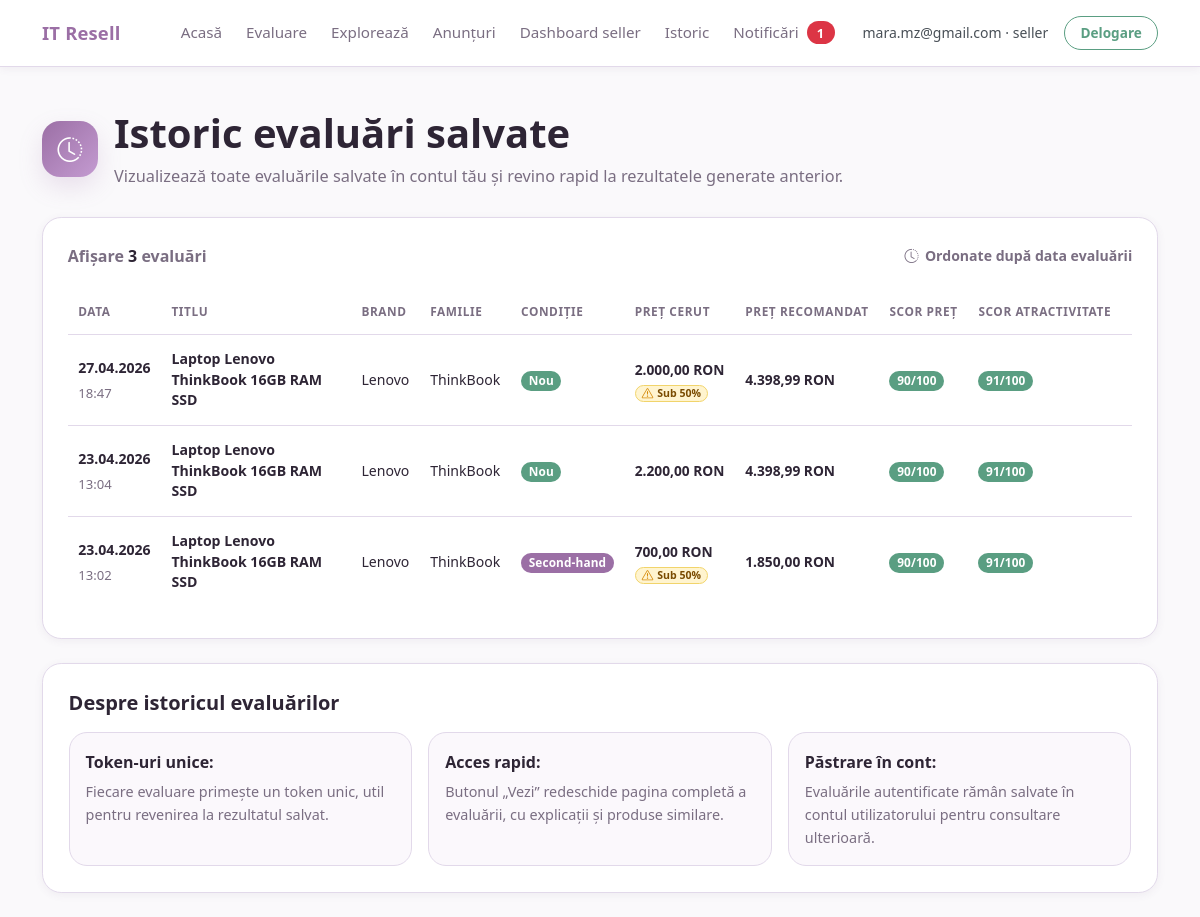
The page /history (signed in) on the database as committed earlier.
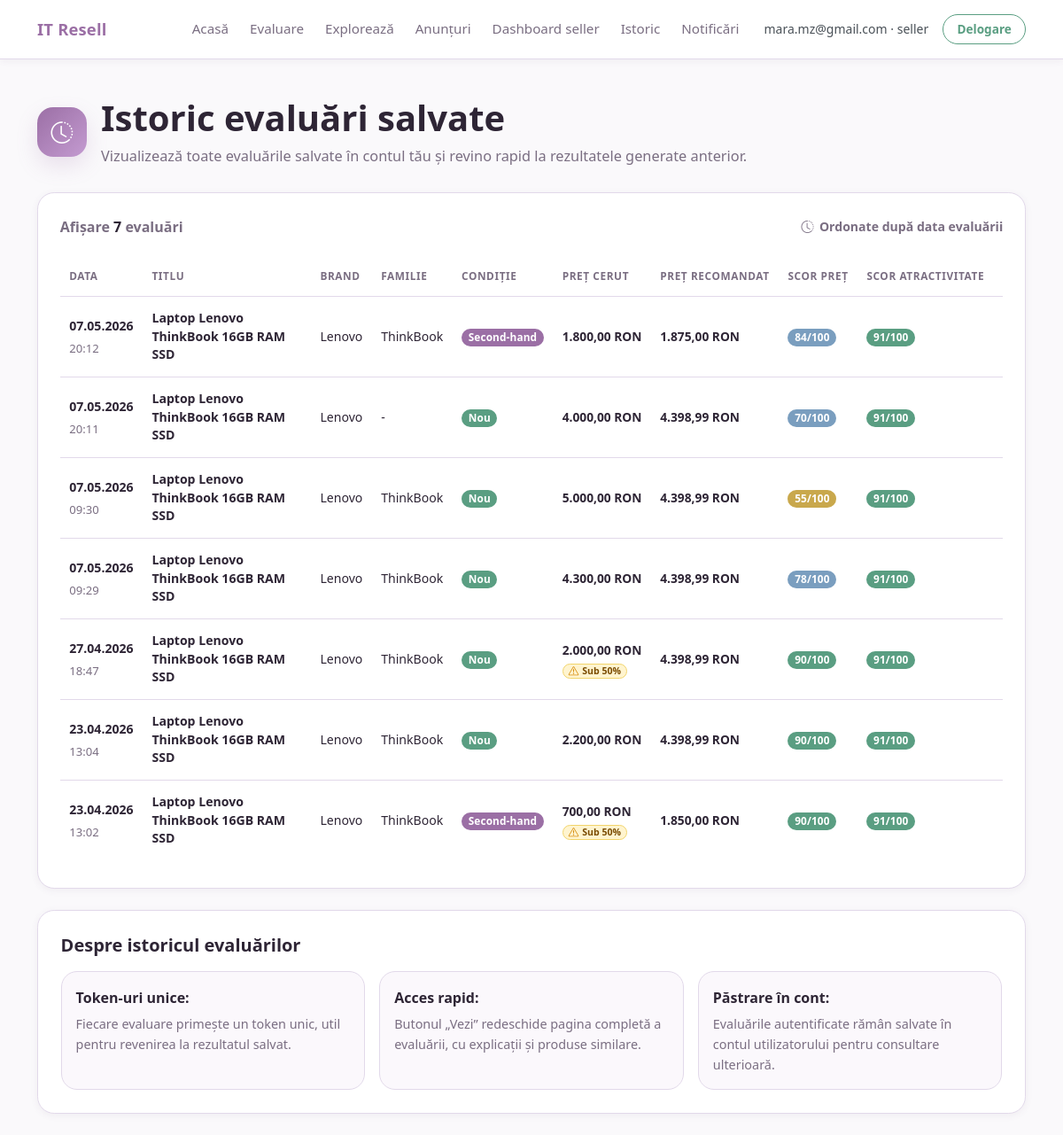
The same page on the database as committed later.
### app/models.py (models this page shows, shortened)
class EvaluationResult(db.Model):
    __tablename__ = "evaluation_results"
    id = db.Column(db.Integer, primary_key=True)
    token = db.Column(db.String(64), unique=True, nullable=False, index=True)
    created_at = db.Column(db.DateTime, default=utc_now, nullable=False)
    input_json = db.Column(db.Text, nullable=False)
    result_json = db.Column(db.Text, nullable=False)
    user_id = db.Column(db.Integer, db.ForeignKey("users.id"), nullable=True)

### app/routes.py (the view)
@main_bp.route("/history")
@role_required(User.ROLE_SELLER, User.ROLE_BUYER, User.ROLE_ADMIN)
def history():
    if current_user.is_admin:
        return redirect(url_for("main.admin_history"))
    rows = list_user_evaluations(current_user.id, limit=30)
    return render_template("history.html", rows=rows)

### app/__init__.py (called while the page is built)
def format_price(value):
    if value is None or value == "":
        return "N/A"
    try:
        return f"{float(value):,.2f} RON".replace(",", "X").replace(".", ",").replace("X", ".")
    except (TypeError, ValueError):
        return str(value)

### app/models.py (called while the page is built)
@login_manager.user_loader
def load_user(user_id):
    try:
        return db.session.get(User, int(user_id))
    except (TypeError, ValueError):
        return None

    @property
    def is_admin(self):
        return self.role == self.ROLE_ADMIN

    @property
    def is_seller(self):
        return self.role == self.ROLE_SELLER

### app/routes.py (called while the page is built)
def role_required(*allowed_roles):
    def decorator(view_func):
        @wraps(view_func)
        @login_required
        def wrapped_view(*args, **kwargs):
            if current_user.role not in allowed_roles:
                flash("Nu ai permisiunea să accesezi această pagină.", "danger")
                return redirect(url_for("main.index"))
            return view_func(*args, **kwargs)
        return wrapped_view
    return decorator

### app/scoring/price_engine.py (called while the page is built)
def _round_price(value: Optional[float]) -> Optional[float]:
    if value is None:
        return None
    return round(float(value), 2)

### app/templates/history.html (shortened to what the changed rows need)
{% extends "base.html" %}
{% block content %}
<div class="history-page-header">
    <div class="history-title-wrap">
        <div>
            <h1 class="history-page-title">Istoric evaluări salvate</h1>
        </div>
    </div>
</div>
<div class="history-table-card">
    <div class="history-table-toolbar">
        <div>
            <span class="history-count-text">
                Afișare <strong>{{ rows|length }}</strong> evaluări
            </span>
        </div>
    </div>
    {% if rows %}
        <div class="history-table-scroll">
            <table class="history-modern-table">
                <thead>
                    <tr>
                        <th>Data</th>
                        <th>Titlu</th>
                        <th>Brand</th>
                        <th>Familie</th>
                        <th>Condiție</th>
                        <th>Preț cerut</th>
                        <th>Preț recomandat</th>
                        <th>Scor preț</th>
                        <th>Scor atractivitate</th>
                        <th>Acțiuni</th>
                    </tr>
                </thead>
                <tbody>
                    {% for row in rows %}
                        {% if row.deal_score is none %}
                            {% set deal_badge_class = "badge-score-na" %}
                        {% elif row.deal_score >= 85 %}
                            {% set deal_badge_class = "badge-score-excellent" %}
                        {% elif row.deal_score >= 65 %}
                            {% set deal_badge_class = "badge-score-good" %}
                        {% elif row.deal_score >= 45 %}
                            {% set deal_badge_class = "badge-score-medium" %}
                        {% else %}
                            {% set deal_badge_class = "badge-score-low" %}
                        {% endif %}
                        {% if row.attractiveness_score is none %}
                            {% set attr_badge_class = "badge-score-na" %}
                        {% elif row.attractiveness_score >= 85 %}
                            {% set attr_badge_class = "badge-score-excellent" %}
                        {% elif row.attractiveness_score >= 65 %}
                            {% set attr_badge_class = "badge-score-good" %}
                        {% elif row.attractiveness_score >= 45 %}
                            {% set attr_badge_class = "badge-score-medium" %}
                        {% else %}
                            {% set attr_badge_class = "badge-score-low" %}
                        {% endif %}
                        <tr>
                            <td class="history-date-cell">
                                {{ row.created_at.strftime("%d.%m.%Y") if row.created_at else "-" }}
                                {% if row.created_at %}
                                    <span>{{ row.created_at.strftime("%H:%M") }}</span>
                                {% endif %}
                            </td>
                            <td class="history-title-cell">
                                {{ row.title or "-" }}
                            </td>
                            <td>{{ row.brand or "-" }}</td>
                            <td>{{ row.model_family or "-" }}</td>
                            <td>
                                {% if row.condition == "used" %}
                                    <span class="badge badge-condition-used">Second-hand</span>
                                {% elif row.condition == "new" %}
                                    <span class="badge badge-condition-new">Nou</span>
                                {% else %}
                                    <span class="badge text-bg-secondary">Necunoscut</span>
                                {% endif %}
                            </td>
                            <td class="history-price-cell">
                                {{ row.price_asked|price }}
                            </td>
                            <td class="history-price-cell history-price-cell--recommended">
                                {{ row.recommended_price|price }}
                            </td>
                            <td>
                                {% if row.deal_score is not none %}
                                    <span class="badge {{ deal_badge_class }}">{{ row.deal_score }}/100</span>
                                {% else %}
                                    <span class="badge badge-score-na">N/A</span>
                                {% endif %}
                            </td>
                            <td>
                                {% if row.attractiveness_score is not none %}
                                    <span class="badge {{ attr_badge_class }}">{{ row.attractiveness_score }}/100</span>
                                {% else %}
                                    <span class="badge badge-score-na">N/A</span>
                                {% endif %}
                            </td>
                            <td class="history-actions-cell">
                            </td>
                        </tr>
                    {% endfor %}
                </tbody>
            </table>
        </div>
    {% endif %}
</div>
<section class="history-info-card">
    <h2>Despre istoricul evaluărilor</h2>
</section>
{% endblock %}

### app/templates/base.html (shortened to what this page needs)
<!doctype html>
<html lang="ro">
<head>
    <link href="https://cdn.jsdelivr.net/npm/bootstrap@5.3.3/dist/css/bootstrap.min.css" rel="stylesheet">
    <link href="https://cdn.jsdelivr.net/npm/bootstrap-icons@1.11.3/font/bootstrap-icons.min.css" rel="stylesheet">
    <link href="{{ url_for('static', filename='css/main.css') }}" rel="stylesheet">
</head>
<body>
    <nav class="navbar navbar-expand-lg navbar-light bg-body-tertiary">
        <div class="container">
            <a class="navbar-brand" href="{{ url_for('main.index') }}">IT Resell</a>
            <div class="collapse navbar-collapse" id="mainNavbar">
                <div class="navbar-nav ms-auto align-items-lg-center">
                    <a class="nav-link" href="{{ url_for('main.index') }}">Acasă</a>
                    <a class="nav-link" href="{{ url_for('main.evaluate') }}">Evaluare</a>
                    <a class="nav-link" href="{{ url_for('main.explore') }}">Explorează</a>
                    <a class="nav-link" href="{{ url_for('main.listings') }}">Anunțuri</a>
                    {% if current_user.is_authenticated %}
                        {% if current_user.is_admin %}
                            <a class="nav-link" href="{{ url_for('main.admin_dashboard') }}">Dashboard admin</a>
                            <a class="nav-link" href="{{ url_for('main.admin_analytics') }}">Analiză date</a>
                            <a class="nav-link" href="{{ url_for('main.admin_history') }}">Istoric global</a>
                        {% elif current_user.is_seller %}
                            <a class="nav-link" href="{{ url_for('main.profile') }}">Dashboard seller</a>
                            <a class="nav-link" href="{{ url_for('main.history') }}">Istoric</a>
                            <a class="nav-link d-flex align-items-center gap-2" href="{{ url_for('main.notifications') }}">
                                Notificări
                                {% if unread_notifications_count > 0 %}
                                    <span class="badge rounded-pill text-bg-danger">{{ unread_notifications_count }}</span>
                                {% endif %}
                            </a>
                        {% elif current_user.is_buyer %}
                            <a class="nav-link" href="{{ url_for('main.history') }}">Istoric</a>
                            <a class="nav-link" href="{{ url_for('main.favorites') }}">Favorite</a>
                        {% endif %}
                        <span class="navbar-text text-light-emphasis ms-lg-3 me-lg-2 small">
                            {{ current_user.email }} · {{ current_user.role }}
                        </span>
                        <form method="post" action="{{ url_for('auth.logout') }}" class="d-inline ms-lg-2">
                            <button type="submit" class="btn btn-sm btn-outline-success">Delogare</button>
                        </form>
                    {% else %}
                        <a class="nav-link" href="{{ url_for('auth.login') }}">Autentificare</a>
                        <a class="nav-link" href="{{ url_for('auth.register') }}">Înregistrare</a>
                    {% endif %}
                </div>
            </div>
        </div>
    </nav>
    <div class="container pt-3">
    </div>
    <main class="container py-4">
        {% block content %}{% endblock %}
    </main>
</body>
</html>

Rows that differ between the two databases and show on the page:
added EvaluationResult: created_at "07.05.2026", created_at "20:12"
added EvaluationResult: created_at "07.05.2026", created_at "20:11"
added EvaluationResult: created_at "07.05.2026", created_at "09:30"
added EvaluationResult: created_at "07.05.2026", created_at "09:29"
Other text that changed with them:
{{ rows|length }}: "3" → "7"
{{ unread_notifications_count }}: "1" → (not shown)
new list line: "Laptop Lenovo ThinkBook 16GB RAM SSD Lenovo ThinkBook Second-hand 1.800,00 RON 1.875,00 RON 84 /100 91 /100"
new list line: "Laptop Lenovo ThinkBook 16GB RAM SSD Lenovo - Nou 4.000,00 RON 4.398,99 RON 70 /100 91 /100"
new list line: "Laptop Lenovo ThinkBook 16GB RAM SSD Lenovo ThinkBook Nou 5.000,00 RON 4.398,99 RON 55 /100 91 /100"
new list line: "Laptop Lenovo ThinkBook 16GB RAM SSD Lenovo ThinkBook Nou 4.300,00 RON 4.398,99 RON 78 /100 91 /100"
